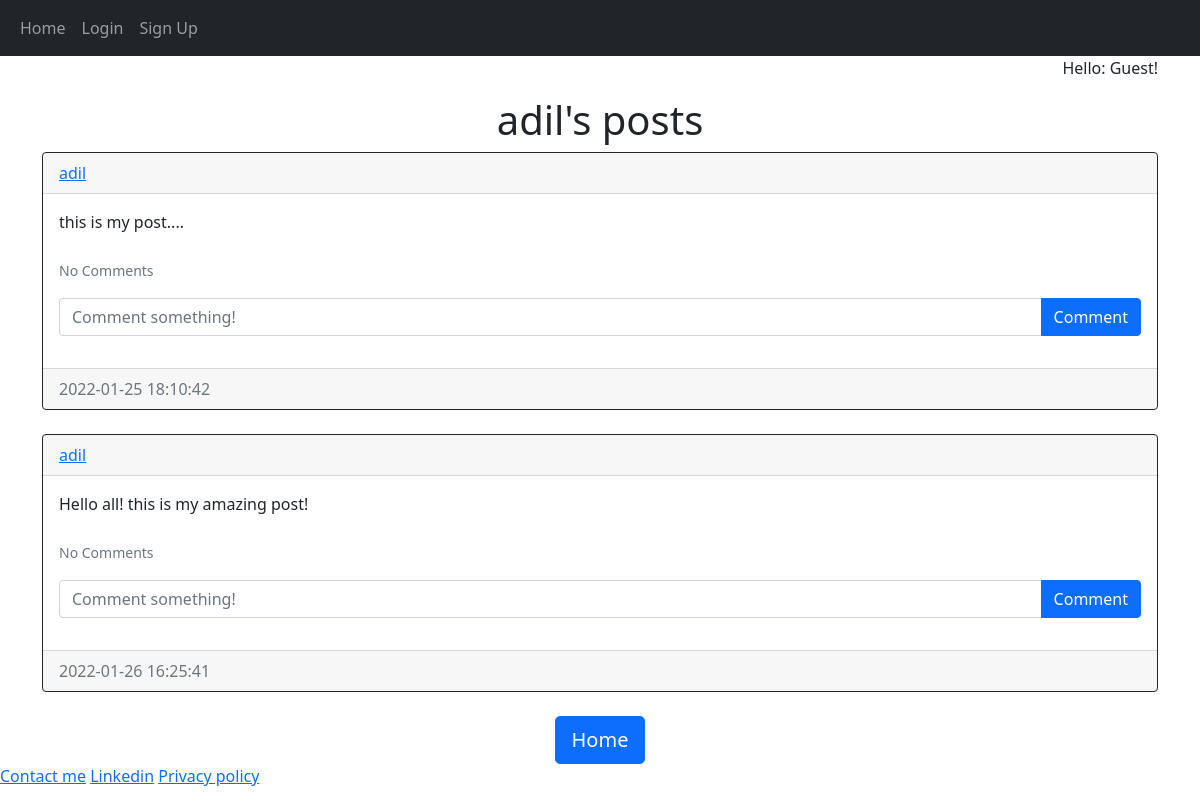
Page /posts/adil on the committed database.
### blog/models.py (models this page shows)
class User(db.Model, UserMixin):
    id = db.Column(db.Integer, primary_key=True)
    email = db.Column(db.String(150), unique=True)
    username = db.Column(db.String(150), unique=True)
    password = db.Column(db.String(150))
    date_created = db.Column(db.DateTime(timezone=True), default=func.now())
    posts = db.relationship('Post', backref='user', passive_deletes=True)
    comments = db.relationship('Comment', backref='user', passive_deletes=True)
    rate = db.relationship('starRating', backref='user', passive_deletes=True)

class Post(db.Model):
    id = db.Column(db.Integer, primary_key=True)
    title = db.Column(db.Text, nullable=True)
    image_file = db.Column(db.String(40), nullable=True, default='default.jpg')
    text = db.Column(db.Text, nullable=False)
    shortdescription = db.Column(db.Text, nullable=True)
    date_created = db.Column(db.DateTime(timezone=True), default=func.now())
    author = db.Column(db.Integer, db.ForeignKey('user.id', ondelete="CASCADE"), nullable=False)
    comments = db.relationship('Comment', backref='post', passive_deletes=True)
    rate = db.relationship('starRating', backref='post', passive_deletes=True)

### blog/views.py (the view)
@views.route("/posts/<username>")
def posts(username):
    user = User.query.filter_by(username=username).first()
    if not user:
        flash('No user with that username exists.', category='error')
        return redirect(url_for('views.home'))
    posts = user.posts
    return render_template("posts.html", user=current_user, posts=posts, username=username)

### blog/templates/posts.html (shortened to what this page needs)
{% extends "posts_div.html" %}  {% block header %} {{username}}'s posts {% endblock %} {% block footer %}
<div align="center">
  <a href="/home"
    ><button type="button" class="btn btn-primary btn-lg">Home</button></a
  >
</div>
{% endblock %}

### blog/templates/posts_div.html (shortened to what this page needs)
{% extends "base.html" %} {% block title %}Home{% endblock %} {% block content
%}
{% if user.is_authenticated %}
<p class="'pers_greet" align="right">Hello: {{user.username}}!</p>
{% else %}
<p class="'pers_greet" align="right">Hello: Guest!</p>
{% endif %}
<h1 align="center">{% block header %}Posts{% endblock %}</h1>
<div id="posts">
  {% for post in posts %}
  <div class="card border-dark">
    <div class="card-header d-flex justify-content-between align-items-center">
      <a href="/posts/{{post.user.username}}">{{post.user.username}}</a>
    </div>
    <div class="card-body">
      <div class="card-text" id="blog_post">{{post.text}}</div>
      <br />
      <p class="card-text">
        {% if post.comments|length > 0 %}
        <a data-bs-toggle="collapse" href="#comments-{{post.id}}" role="button">
          <small>View {{post.comments|length}} Comments</small>
        </a>
        {% else %}
        <small class="text-muted">No Comments</small>
        {% endif %}
      </p>
      <form
        class="input-group mb-3"
        method="POST"
        action="/create-comment/{{post.id}}"
      >
        <input
          type="text"
          id="text"
          name="text"
          class="form-control"
          placeholder="Comment something!"
        />
        <button type="submit" class="btn btn-primary">Comment</button>
      </form>
    </div>
    <div class="card-footer text-muted">{{post.date_created}}</div>
  </div>
  <br/ > {% endfor %}
</div>
{% block footer %}{% endblock %} {% endblock %}

### rows in the picture
User: username "adil"
Post: user.username "adil", text "this is my post....", date_created "2022-01-25 18:10:42"
Post: user.username "adil", text "Hello all! this is my amazing post!", date_created "2022-01-26 16:25:41"
